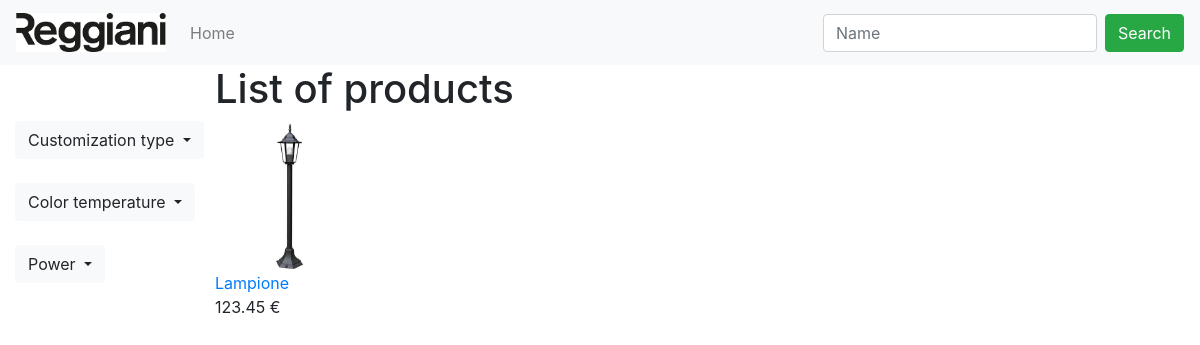
The page /list.php?cust=High (signed in) on the database its author committed.
### tables this page shows
CREATE TABLE `products` (
  `ID` int(11) NOT NULL,
  `img` varchar(128) NOT NULL,
  `design` varchar(128) NOT NULL,
  `file` varchar(128) NOT NULL,
  `projectName` varchar(32) NOT NULL,
  `idUtente` int(11) NOT NULL,
  `partnersName` varchar(32) NOT NULL,
  `Specifier` varchar(32) NOT NULL,
  `leadTime` int(11) NOT NULL,
  `customizationType` varchar(32) NOT NULL,
  `colorTemperature` int(11) NOT NULL,
  `CRI` varchar(32) NOT NULL,
  `stepMacAdam` varchar(32) NOT NULL,
  `beamAngle` varchar(32) NOT NULL,
  `ipRate` varchar(32) NOT NULL,
  `power` varchar(32) NOT NULL,
  `lumenOutput` varchar(32) NOT NULL,
  `intensity` varchar(32) NOT NULL,
  `efficacy` varchar(32) NOT NULL,
  `dimmability` tinyint(1) NOT NULL,
  `driverIncluded` tinyint(1) NOT NULL,
  `driverPosition` tinyint(1) NOT NULL,
  `supplyVoltage` varchar(32) NOT NULL,
  `supplyFrequency` varchar(32) NOT NULL,
  `lifetime` varchar(32) NOT NULL,
  `madeIn` varchar(32) NOT NULL,
  `certification` varchar(32) NOT NULL,
  `colorFinish` varchar(32) NOT NULL,
  `reggianiRef` int(11) NOT NULL,
  `competitor` varchar(32) NOT NULL,
  `competitorProduct` varchar(32) NOT NULL,
  `targetPrice` decimal(11,2) NOT NULL
);

### list.php (the view, shortened to what this page needs)
<?php
    include("connection.php");
	include("navbar.php");
	if(!empty($_GET['cust'])){
		$cust = $_GET['cust'];
	}else{
		$cust = null;
	}
?>
<html>
	<head>
		<link rel="stylesheet" type="text/css" href="style.css">
	</head>
	<body>
		<div class="container-fluid">
			<div class="row">
				<div class="col-md-2"></div>
				<div class="col-md">
					<h1>List of products</h1>
				</div>
			</div>
			<div class="row">
				<div class="col-md-2">
					<div class="dropdown">
						<a class="btn btn-light dropdown-toggle" href="#" role="button" id="dropdownMenuLink" data-toggle="dropdown" aria-haspopup="true" aria-expanded="false">
							Customization type
						</a>
					</div>
					<br>
					<div class="dropdown">
						<a class="btn btn-light dropdown-toggle" href="#" role="button" id="dropdownMenuLink" data-toggle="dropdown" aria-haspopup="true" aria-expanded="false">
							Color temperature
						</a>
					</div>
					<br>
					<div class="dropdown">
						<a class="btn btn-light dropdown-toggle" href="#" role="button" id="dropdownMenuLink" data-toggle="dropdown" aria-haspopup="true" aria-expanded="false">
							Power
						</a>
					</div>
				</div>
				<?php
					$sql = "SELECT * FROM products WHERE";
					if(!empty($cust) || !$cust == null){
						$sql .= " customizationType='".$cust."' AND";
					}
					$sql .= " 1 ORDER BY projectName";
					$result = $conn->query($sql);
					if ($result->num_rows > 0){
						while($row = $result->fetch_assoc()){
							echo '<div class="col-md-2">';
							echo "<a href = 'infoProduct.php?idArticolo=".$row["ID"]."'><img class='imgProducts' src='".$_SESSION["imgFolder"].$row["img"]."'></br>";
							echo "<a href = 'infoProduct.php?idArticolo=".$row["ID"]."'>".$row["projectName"]."</a><br>".$row["targetPrice"]." €</br>";
							echo '</div>';
						}
					}
					echo '</div>';
				?>
		</div>
	</body>
</html>

### style.css (style rules this page uses)
.imgProducts { width: 150px; height: 150px; }

### rows shown on the page
products: img (picture), projectName "Lampione", targetPrice "123.45"
